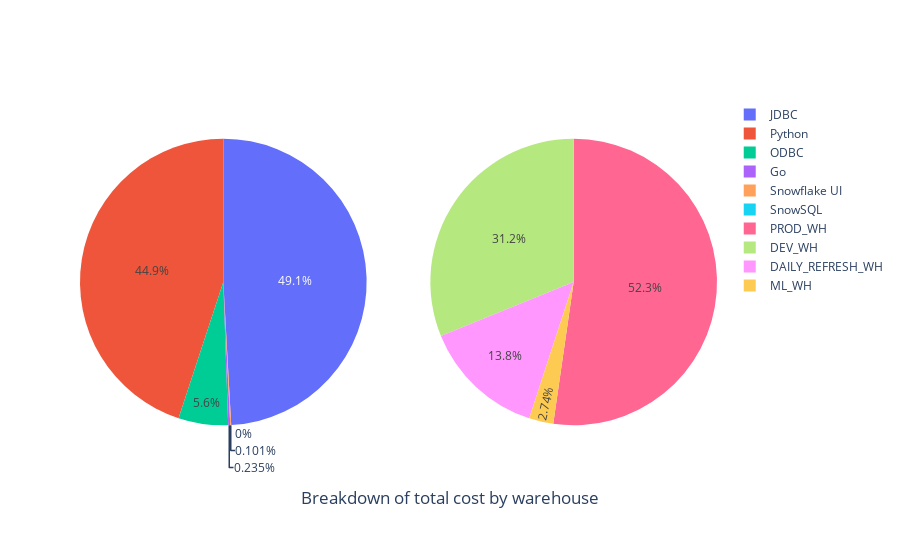

Notebook cell for this chart:
### Code cell
df = df.drop(len(df)-1) ## Remove the last row of totals for the plot
fig = make_subplots(
    rows=1, cols=2,
    specs=[[{"type": "pie"},{"type": "pie"}]]
)

fig.add_trace(go.Pie(labels=df['client_application_name'].tolist(), values=df['approximate_credits_used'].tolist(),name='credits'),row=1,col=1)
fig.add_trace(go.Pie(labels=df['warehouse_name'].tolist(), values=df['approximate_credits_used'].tolist(),name='credits'),row=1,col=2)

fig.update_layout(
    title={
        'text': "Breakdown of total cost by warehouse",
        'y':0.1,
        'x':0.5,
        'xanchor': 'center',
        'yanchor': 'bottom'})
fig.show()

### Figure 1 — Plotly figure (JSON) as saved in the notebook; plotly's stock layout.template omitted (floating-point values rounded to 4 significant figures)
{"data": [{"domain": {"x": [0, 0.45], "y": [0, 1]}, "labels": ["JDBC", "Python", "Python", "JDBC", "ODBC", "Python", "Python", "ODBC", "Go", "Snowflake UI", "Go", "Snowflake UI", "SnowSQL"], "name": "credits", "type": "pie", "values": [1789.0, 1007.0, 571.8, 242.5, 205.2, 166.5, 113.5, 26.42, 8.52, 4.18, 1.18, 0, 0]}, {"domain": {"x": [0.55, 1], "y": [0, 1]}, "labels": ["PROD_WH", "DEV_WH", "DAILY_REFRESH_WH", "DEV_WH", "PROD_WH", "PROD_WH", "ML_WH", "DEV_WH", "DEV_WH", "DEV_WH", "PROD_WH", "PROD_WH", "DEV_WH"], "name": "credits", "type": "pie", "values": [1789.0, 1007.0, 571.8, 242.5, 205.2, 166.5, 113.5, 26.42, 8.52, 4.18, 1.18, 0, 0]}], "layout": {"title": {"text": "Breakdown of total cost by warehouse", "x": 0.5, "xanchor": "center", "y": 0.1, "yanchor": "bottom"}}}
